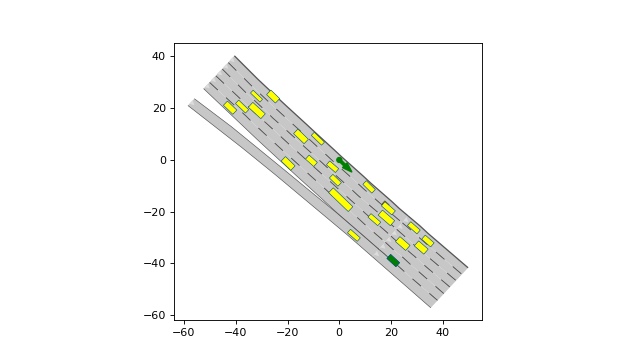

The script that drew this image:
import os
import matplotlib.pyplot as plt
from commonroad.common.file_reader import CommonRoadFileReader
from commonroad.visualization.mp_renderer import MPRenderer
from commonroad.visualization.draw_params import DynamicObstacleParams
filename = os.getcwd() + '/../../../tests/test_scenarios/USA_US101-4_1_T-1.xml'
scenario, planning_problem_set = CommonRoadFileReader(filename).open()
rnd = MPRenderer(figsize=(8,4.5))
rnd.draw_params.dynamic_obstacle.vehicle_shape.occupancy.shape.facecolor = "yellow"
draw_params = DynamicObstacleParams()
draw_params.vehicle_shape.occupancy.shape.facecolor = "green"
scenario.draw(rnd)
scenario.dynamic_obstacles[0].draw(rnd, draw_params)
planning_problem_set.draw(rnd)
rnd.render()
